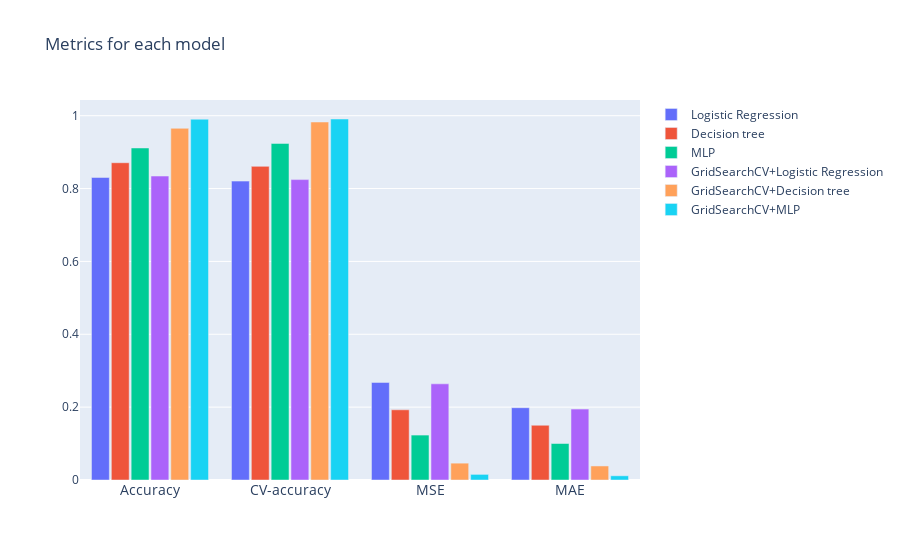

Here is the notebook cell this chart was saved with:
### Code cell
errors=['Accuracy','CV-accuracy','MSE', 'MAE']

fig = go.Figure(data=[
    go.Bar(name='Logistic Regression', x=errors, y=[logreg.score(X_test, y_test),logreg_cv.mean(),mean_squared_error(y_test, log_pred), mean_absolute_error(y_test, log_pred)]),
    go.Bar(name='Decision tree', x=errors, y=[tr.score(X_test, y_test),tr_cv.mean(),mean_squared_error(y_test, tr_pred), mean_absolute_error(y_test, tr_pred)]),
    go.Bar(name='MLP', x=errors, y=[mlp.score(X_test, y_test),mlp_cv.mean(),mean_squared_error(y_test, mlp_pred), mean_absolute_error(y_test, mlp_pred)]),
    go.Bar(name='GridSearchCV+Logistic Regression', x=errors, y=[gs_logreg.score(X_test, y_test),gs_logreg.best_score_,mean_squared_error(y_test, gs_log_pred), mean_absolute_error(y_test, gs_log_pred)]),
    go.Bar(name='GridSearchCV+Decision tree', x=errors, y=[gs_tree.score(X_test, y_test),gs_tree.best_score_,mean_squared_error(y_test, gs_tree_pred), mean_absolute_error(y_test, gs_tree_pred)]),
    go.Bar(name='GridSearchCV+MLP', x=errors, y=[gs_mlp.score(X_test, y_test),gs_mlp.best_score_,mean_squared_error(y_test, gs_mlp_pred), mean_absolute_error(y_test, gs_mlp_pred)])
])
fig.update_layout(
    title='Metrics for each model',
    xaxis_tickfont_size=14,    
    barmode='group',
    bargap=0.15, # gap between bars of adjacent location coordinates.
    bargroupgap=0.1 # gap between bars of the same location coordinate.
)
fig.show()

### Figure 1 — Plotly figure (JSON) as saved in the notebook; plotly's stock layout.template omitted (floating-point values rounded to 4 significant figures)
{"data": [{"name": "Logistic Regression", "type": "bar", "x": ["Accuracy", "CV-accuracy", "MSE", "MAE"], "y": [0.8304, 0.8204, 0.2678, 0.1985]}, {"name": "Decision tree", "type": "bar", "x": ["Accuracy", "CV-accuracy", "MSE", "MAE"], "y": [0.8709, 0.8609, 0.1927, 0.1503]}, {"name": "MLP", "type": "bar", "x": ["Accuracy", "CV-accuracy", "MSE", "MAE"], "y": [0.9114, 0.9238, 0.1233, 0.1002]}, {"name": "GridSearchCV+Logistic Regression", "type": "bar", "x": ["Accuracy", "CV-accuracy", "MSE", "MAE"], "y": [0.8343, 0.8246, 0.264, 0.1946]}, {"name": "GridSearchCV+Decision tree", "type": "bar", "x": ["Accuracy", "CV-accuracy", "MSE", "MAE"], "y": [0.9653, 0.9826, 0.04624, 0.03854]}, {"name": "GridSearchCV+MLP", "type": "bar", "x": ["Accuracy", "CV-accuracy", "MSE", "MAE"], "y": [0.9904, 0.9909, 0.01541, 0.01156]}], "layout": {"bargap": 0.15, "bargroupgap": 0.1, "barmode": "group", "title": {"text": "Metrics for each model"}, "xaxis": {"tickfont": {"size": 14}}}}
